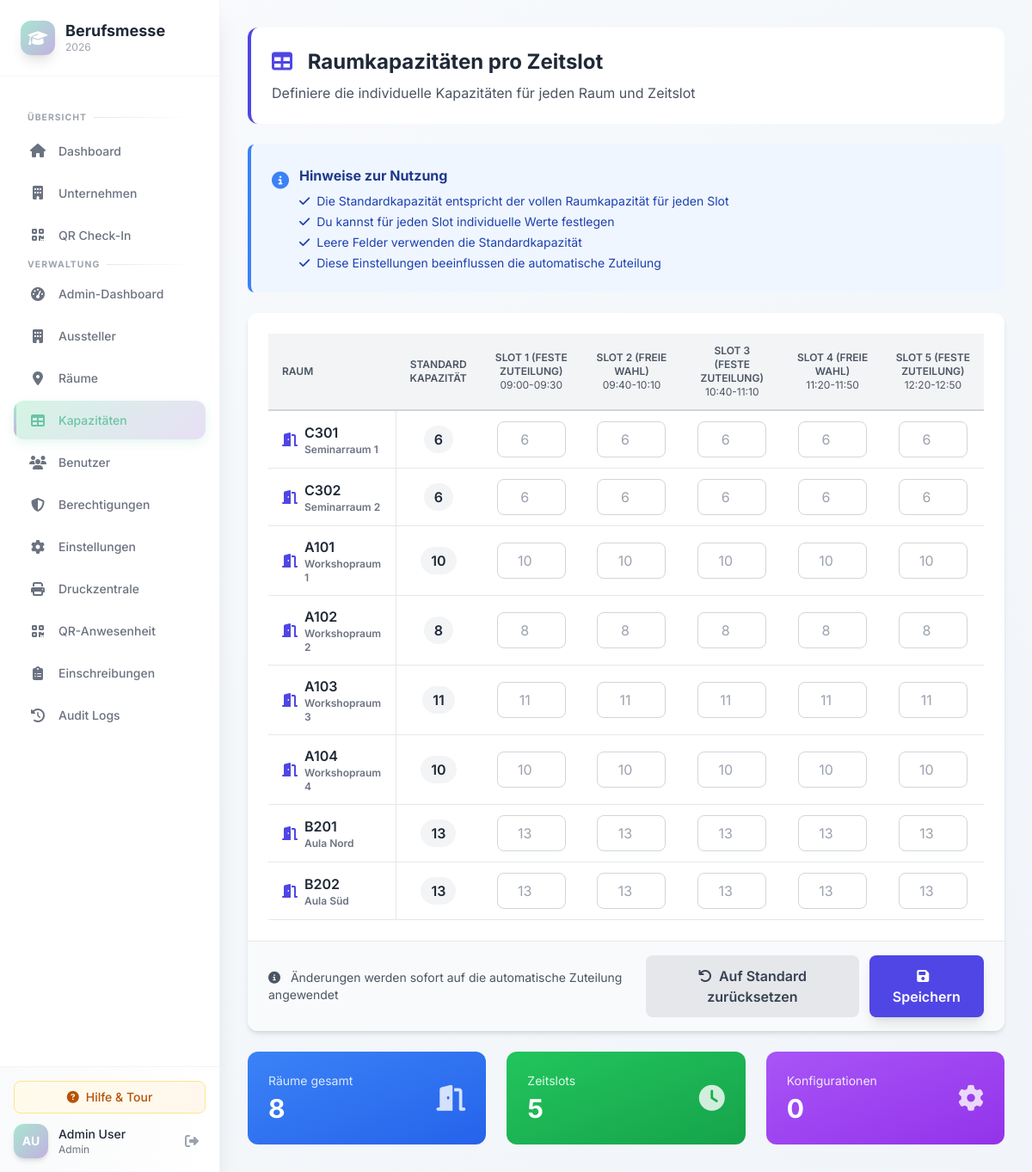
The app's page /index.php?page=admin-room-capacities (signed in) with its own data.
### tables this page shows
CREATE TABLE IF NOT EXISTS `timeslots` (
  `id` int(11) NOT NULL AUTO_INCREMENT,
  `slot_number` int(11) NOT NULL,
  `slot_name` varchar(100) NOT NULL,
  `start_time` time DEFAULT NULL,
  `end_time` time DEFAULT NULL,
  PRIMARY KEY (`id`)
);

CREATE TABLE IF NOT EXISTS `rooms` (
  `id` int(11) NOT NULL AUTO_INCREMENT,
  `room_number` varchar(50) NOT NULL,
  `room_name` varchar(100) DEFAULT NULL,
  `building` varchar(50) DEFAULT NULL,
  `capacity` int(11) DEFAULT 30,
  `floor` int(11) DEFAULT NULL,
  `created_at` timestamp NOT NULL DEFAULT current_timestamp(),
  PRIMARY KEY (`id`)
);

### pages/admin-room-capacities.php (the view, shortened to what this page needs)
<?php
$stmt = $db->query("SELECT * FROM rooms ORDER BY building, floor, room_number");
$rooms = $stmt->fetchAll();
$stmt = $db->query("SELECT * FROM timeslots ORDER BY slot_number");
$timeslots = $stmt->fetchAll();
$capacities = [];
?>
<div class="space-y-6">
    <div class="bg-white rounded-xl p-6 border-l-4 border-indigo-600">
        <div>
            <h2 class="text-2xl font-bold text-gray-800 mb-2">
                <i class="fas fa-table text-indigo-600 mr-3"></i>
                Raumkapazitäten pro Zeitslot
            </h2>
            <p class="text-gray-600">Definiere die individuelle Kapazitäten für jeden Raum und Zeitslot</p>
        </div>
    </div>
    <div class="bg-blue-50 border-l-4 border-blue-500 p-6 rounded-lg">
        <div class="flex items-start">
            <i class="fas fa-info-circle text-blue-500 text-xl mr-3 mt-1"></i>
            <div>
                <h3 class="font-bold text-blue-900 mb-2">Hinweise zur Nutzung</h3>
                <ul class="text-sm text-blue-800 space-y-1">
                    <li><i class="fas fa-check mr-2"></i>Die Standardkapazität entspricht der vollen Raumkapazität für jeden Slot</li>
                    <li><i class="fas fa-check mr-2"></i>Du kannst für jeden Slot individuelle Werte festlegen</li>
                    <li><i class="fas fa-check mr-2"></i>Leere Felder verwenden die Standardkapazität</li>
                    <li><i class="fas fa-check mr-2"></i>Diese Einstellungen beeinflussen die automatische Zuteilung</li>
                </ul>
            </div>
        </div>
    </div>
    <form method="POST" class="bg-white rounded-xl shadow-md overflow-hidden">
        <div class="p-6">
            <div class="overflow-x-auto">
                <table class="w-full border-collapse">
                    <thead>
                        <tr class="bg-gray-100">
                            <th class="px-4 py-3 text-left text-xs font-semibold text-gray-600 uppercase border-b-2 border-gray-300 sticky left-0 bg-gray-100 z-10">
                                Raum
                            </th>
                            <th class="px-4 py-3 text-center text-xs font-semibold text-gray-600 uppercase border-b-2 border-gray-300">
                                Standard<br>Kapazität
                            </th>
                            <?php foreach ($timeslots as $slot): ?>
                                <th class="px-4 py-3 text-center text-xs font-semibold text-gray-600 uppercase border-b-2 border-gray-300">
                                    <?php echo htmlspecialchars($slot['slot_name']); ?><br>
                                    <span class="text-xs font-normal"><?php echo date('H:i', strtotime($slot['start_time'])); ?>-<?php echo date('H:i', strtotime($slot['end_time'])); ?></span>
                                </th>
                            <?php endforeach; ?>
                        </tr>
                    </thead>
                    <tbody>
                        <?php foreach ($rooms as $room):
                            $defaultCapacity = $room['capacity'] ? floor(intval($room['capacity']) / DEFAULT_CAPACITY_DIVISOR) : 0;
                        ?>
                        <tr class="border-b border-gray-200 hover:bg-gray-50">
                            <td class="px-4 py-3 font-semibold text-gray-800 sticky left-0 bg-white hover:bg-gray-50 border-r border-gray-200">
                                <div class="flex items-center">
                                    <i class="fas fa-door-open text-indigo-600 mr-2"></i>
                                    <div>
                                        <div><?php echo htmlspecialchars($room['room_number']); ?></div>
                                        <?php if ($room['room_name']): ?>
                                            <div class="text-xs text-gray-500"><?php echo htmlspecialchars($room['room_name']); ?></div>
                                        <?php endif; ?>
                                    </div>
                                </div>
                            </td>
                            <td class="px-4 py-3 text-center">
                                <span class="inline-block px-3 py-1 bg-gray-100 text-gray-800 rounded-full font-semibold">
                                    <?php echo $defaultCapacity; ?>
                                </span>
                            </td>
                            <?php foreach ($timeslots as $slot):
                                $currentValue = $capacities[$room['id']][$slot['id']] ?? '';
                            ?>
                                <td class="px-4 py-3 text-center">
                                    <input type="number"
                                           name="capacity[<?php echo $room['id']; ?>][<?php echo $slot['id']; ?>]"
                                           value="<?php echo $currentValue; ?>"
                                           placeholder="<?php echo $defaultCapacity; ?>"
                                           min="0"
                                           class="w-20 px-3 py-2 border border-gray-300 rounded-lg text-center focus:ring-2 focus:ring-indigo-500 focus:border-transparent">
                                </td>
                            <?php endforeach; ?>
                        </tr>
                        <?php endforeach; ?>
                    </tbody>
                </table>
            </div>
        </div>
        <div class="bg-gray-50 px-6 py-4 border-t border-gray-200 flex justify-between items-center">
            <div class="text-sm text-gray-600">
                <i class="fas fa-info-circle mr-2"></i>
                Änderungen werden sofort auf die automatische Zuteilung angewendet
            </div>
            <div class="flex gap-3">
                <button type="button"
                        onclick="resetToDefaults()"
                        class="px-6 py-3 bg-gray-200 text-gray-700 rounded-lg hover:bg-gray-300 transition font-semibold">
                    <i class="fas fa-undo mr-2"></i>Auf Standard zurücksetzen
                </button>
                <button type="submit"
                        name="save_capacities"
                        class="px-6 py-3 bg-indigo-600 text-white rounded-lg hover:bg-indigo-700 transition font-semibold shadow-lg">
                    <i class="fas fa-save mr-2"></i>Speichern
                </button>
            </div>
        </div>
    </form>
    <div class="grid grid-cols-1 md:grid-cols-3 gap-6">
        <div class="bg-gradient-to-br from-blue-500 to-blue-600 rounded-xl p-6 text-white">
            <div class="flex items-center justify-between">
                <div>
                    <p class="text-blue-100 text-sm mb-1">Räume gesamt</p>
                    <p class="text-3xl font-bold"><?php echo count($rooms); ?></p>
                </div>
                <i class="fas fa-door-open text-3xl opacity-80"></i>
            </div>
        </div>
        <div class="bg-gradient-to-br from-green-500 to-green-600 rounded-xl p-6 text-white">
            <div class="flex items-center justify-between">
                <div>
                    <p class="text-green-100 text-sm mb-1">Zeitslots</p>
                    <p class="text-3xl font-bold"><?php echo count($timeslots); ?></p>
                </div>
                <i class="fas fa-clock text-3xl opacity-80"></i>
            </div>
        </div>
        <div class="bg-gradient-to-br from-purple-500 to-purple-600 rounded-xl p-6 text-white">
            <div class="flex items-center justify-between">
                <div>
                    <p class="text-purple-100 text-sm mb-1">Konfigurationen</p>
                    <p class="text-3xl font-bold"><?php echo count($capacities); ?></p>
                </div>
                <i class="fas fa-cog text-3xl opacity-80"></i>
            </div>
        </div>
    </div>
</div>

### assets/css/design-system.css (style rules this page uses)
:root { --color-mint: #a8e6cf; --color-mint-light: #d4f5e4; --color-mint-dark: #6bc4a6; --color-lavender: #c3b1e1; --color-lavender-light: #e8dff5; --color-lavender-dark: #9b7fc7; --color-peach: #ffb7b2; --color-peach-light: #ffdad8; --color-peach-dark: #e8918a; --color-sky: #b5deff; --color-sky-light: #dceeff; --color-sky-dark: #7fc4ff; --color-butter: #fff3b0; --color-butter-light: #fff9d9; --color-butter-dark: #f5e080; --color-rose: #ffc8dd; --color-rose-light: #ffe4ee; --color-rose-dark: #ffafc7; --color-white: #ffffff; --color-gray-50: #f9fafb; --color-gray-100: #f3f4f6; --color-gray-200: #e5e7eb; --color-gray-300: #d1d5db; --color-gray-400: #9ca3af; --color-gray-500: #6b7280; --color-gray-600: #4b5563; --color-gray-700: #374151; --color-gray-800: #1f2937; --color-gray-900: #111827; --color-success: #a8e6cf; --color-success-dark: #4ade80; --color-warning: #fff3b0; --color-warning-dark: #fbbf24; --color-error: #ffb7b2; --color-error-dark: #f87171; --color-info: #b5deff; --color-info-dark: #60a5fa; --space-xs: 0.25rem; --space-sm: 0.5rem; --space-md: 1rem; --space-lg: 1.5rem; --space-xl: 2rem; --space-2xl: 3rem; --space-3xl: 4rem; --radius-sm: 0.375rem; --radius-md: 0.5rem; --radius-lg: 0.75rem; --radius-xl: 1rem; --radius-2xl: 1.5rem; --radius-full: 9999px; --shadow-xs: 0 1px 2px 0 rgb(0 0 0 / 0.05); --shadow-sm: 0 1px 3px 0 rgb(0 0 0 / 0.1), 0 1px 2px -1px rgb(0 0 0 / 0.1); --shadow-md: 0 4px 6px -1px rgb(0 0 0 / 0.1), 0 2px 4px -2px rgb(0 0 0 / 0.1); --shadow-lg: 0 10px 15px -3px rgb(0 0 0 / 0.1), 0 4px 6px -4px rgb(0 0 0 / 0.1); --shadow-xl: 0 20px 25px -5px rgb(0 0 0 / 0.1), 0 8px 10px -6px rgb(0 0 0 / 0.1); --shadow-glow-mint: 0 0 20px rgba(168, 230, 207, 0.4); --shadow-glow-lavender: 0 0 20px rgba(195, 177, 225, 0.4); --shadow-glow-peach: 0 0 20px rgba(255, 183, 178, 0.4); --transition-fast: 150ms cubic-bezier(0.4, 0, 0.2, 1); --transition-normal: 250ms cubic-bezier(0.4, 0, 0.2, 1); --transition-slow: 350ms cubic-bezier(0.4, 0, 0.2, 1); --transition-bounce: 500ms cubic-bezier(0.68, -0.55, 0.265, 1.55); --sidebar-width: 16rem; --sidebar-collapsed-width: 4.5rem; --header-height: 4rem; }
* { margin: 0; padding: 0; box-sizing: border-box; }
html { scroll-behavior: smooth; }
body { font-family: 'Inter', system-ui, -apple-system, BlinkMacSystemFont, 'Segoe UI', Roboto, sans-serif; color: var(--color-gray-800); background-color: var(--color-gray-50); line-height: 1.5; -webkit-font-smoothing: antialiased; -moz-osx-font-smoothing: grayscale; }

### index.php (style rules this page uses)
:root { --color-pastel-mint: #a8e6cf; --color-pastel-mint-light: #d4f5e4; --color-pastel-lavender: #c3b1e1; --color-pastel-lavender-light: #e8dff5; --color-pastel-peach: #ffb7b2; --color-pastel-peach-light: #ffdad8; --color-pastel-sky: #b5deff; --color-pastel-sky-light: #dceeff; --color-pastel-butter: #fff3b0; --color-pastel-rose: #ffc8dd; --color-primary: var(--color-pastel-mint); --color-primary-dark: #6bc4a6; --color-secondary: var(--color-pastel-lavender); --color-accent: var(--color-pastel-peach); --color-text-main: #1f2937; --color-text-muted: #6b7280; --color-border: #e5e7eb; --color-bg: #f9fafb; --sidebar-bg: #ffffff; --sidebar-text: #6b7280; --sidebar-text-active: #6bc4a6; --sidebar-hover: #f3f4f6; --sidebar-active-bg: #d4f5e4; --sidebar-width: 16rem; }
body { font-family: 'Inter', system-ui, -apple-system, sans-serif; color: var(--color-text-main); background: linear-gradient(135deg, #f8fafc 0%, #f1f5f9 100%); min-height: 100vh; }

### records on screen
timeslots: slot_name "SLOT 1 (FESTE ZUTEILUNG)", start_time "09:00", end_time "09:30"
timeslots: slot_name "SLOT 2 (FREIE WAHL)", start_time "09:40", end_time "10:10"
timeslots: slot_name "SLOT 3 (FESTE ZUTEILUNG)", start_time "10:40", end_time "11:10"
timeslots: slot_name "SLOT 4 (FREIE WAHL)", start_time "11:20", end_time "11:50"
timeslots: slot_name "SLOT 5 (FESTE ZUTEILUNG)", start_time "12:20", end_time "12:50"
rooms: room_number "C301", room_name "Seminarraum 1", capacity "6"
rooms: room_number "C302", room_name "Seminarraum 2", capacity "6"
rooms: room_number "A101", room_name "Workshopraum 1", capacity "10"
rooms: room_number "A102", room_name "Workshopraum 2", capacity "8"
rooms: room_number "A103", room_name "Workshopraum 3", capacity "11"
rooms: room_number "A104", room_name "Workshopraum 4", capacity "10"
rooms: room_number "B201", room_name "Aula Nord", capacity "13"
rooms: room_number "B202", room_name "Aula Süd", capacity "13"

### other values on screen
$_SESSION['firstname'] . ' ' . $_SESSION['lastname'] "Admin User"
$_SESSION['role'] "Admin"
count($rooms) "8"
count($timeslots) "5"
count($capacities) "0"
